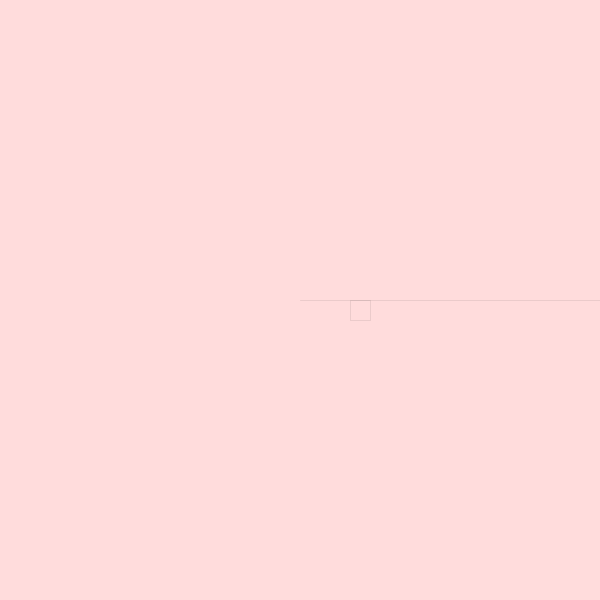
Frame 1 (no input)
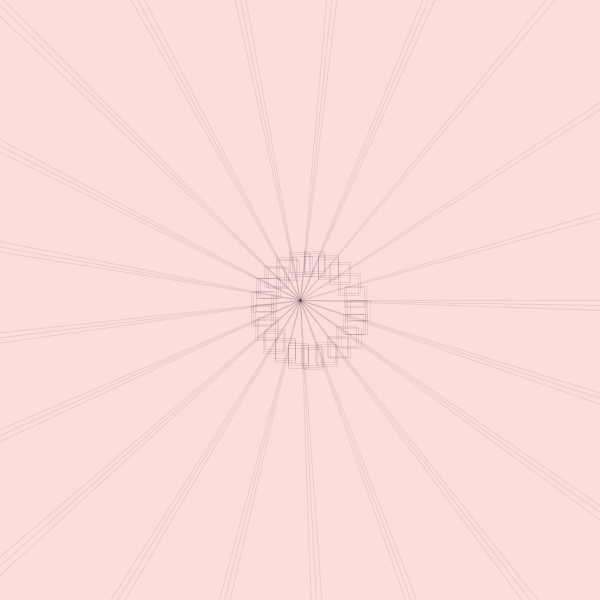
Frame 60 (the mouse pressed at the canvas centre just before this capture)
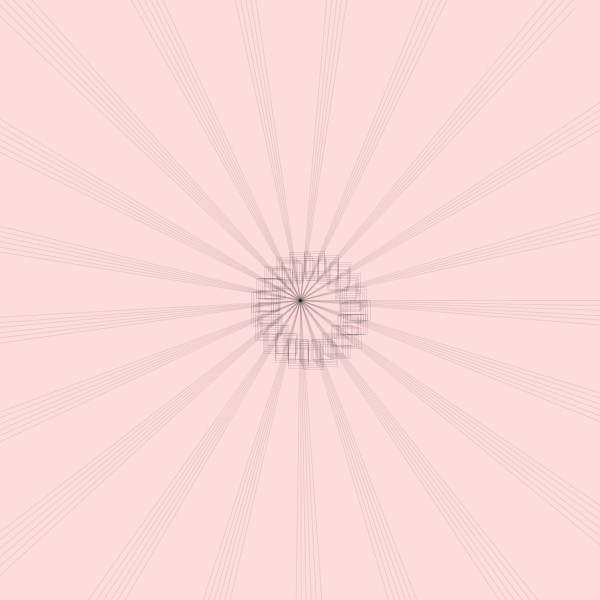
Frame 120 (the mouse held since frame 60 and released just before this capture)

The Processing sketch that drew these frames (run headless with seeded random() and noise(); from frame 60 on, the mouse is pressed at the canvas centre):

// Processing sketch: processing_111815
// ── processing_111815.pde





float x;
float y;
float angle;
float r = 500;
float diff = 1;


void setup(){
  size(600,600);
  background(255,220,220);
 
}

void draw(){
 
  x = r *cos(angle);
  y = r *sin(angle);
 
 noFill();

  
  translate(300,300);
  
  stroke(0.1,20); 
  
//  ellipse(0,0,x,y);
  rect(x/10,y/10,20,20);
  
  line(0,0,x,y);
  
  
  angle = angle+ 0.3;
  r = r-diff;
   
   if(r ==0 || r ==400){
     diff = diff*-1;
   }
}
